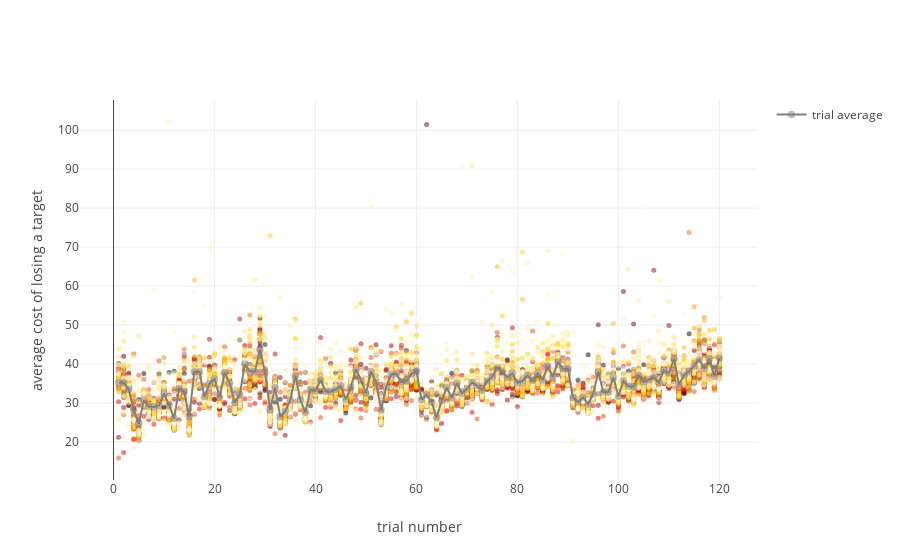

The code cell stored with this chart in its notebook:
### Code cell
import colorlover as cl
bupu = cl.scales['9']['seq']['BuPu']
bupu50 = cl.interp( bupu, 50 )
trace = []
for trial in MOT_corr_data['trial_Num_Original'].unique().sort():
    trial_data = MOT_corr_data[MOT_corr_data['trial_Num_Original']==trial]
    trial_data['overall_rank'] = model_vs_sub_corr_comparison['avg_accuracy_ranked']   
    trial_data = trial_data.sort(['overall_rank'])
    #grouped_data['num_targets'] = target_load_info['num_targets']
    #grouped_data = grouped_data.sort('num_targets')
    x = trial_data['trial_Num_Original'].to_numpy()
    y = trial_data['avg_cost_per_trial'].to_numpy()
    trace.append(go.Scatter(x = x, y = y,
                      mode = 'markers',
                      #text = text,
                      marker = dict(color = trial_data['overall_rank'].to_numpy(), size = 5, opacity = 0.5,colorscale = 'Hot'),
                           showlegend=False))

trace.append(go.Scatter(x = avg_cost_per_trial['trial_Num_Original'].to_numpy(),
            y = avg_cost_per_trial['avg_cost_per_trial'].to_numpy(),
            mode = 'markers+lines',
            marker = dict(size = 7.5, color = 'gray', opacity = 0.5),
                       name = 'trial average'))
layout = go.Layout(xaxis = go.layout.XAxis(title = 'trial number'), yaxis = dict(title = 'average cost of losing a target'))
fig = go.Figure(data=trace, layout=layout)
iplot(fig, filename = 'basic-line')
